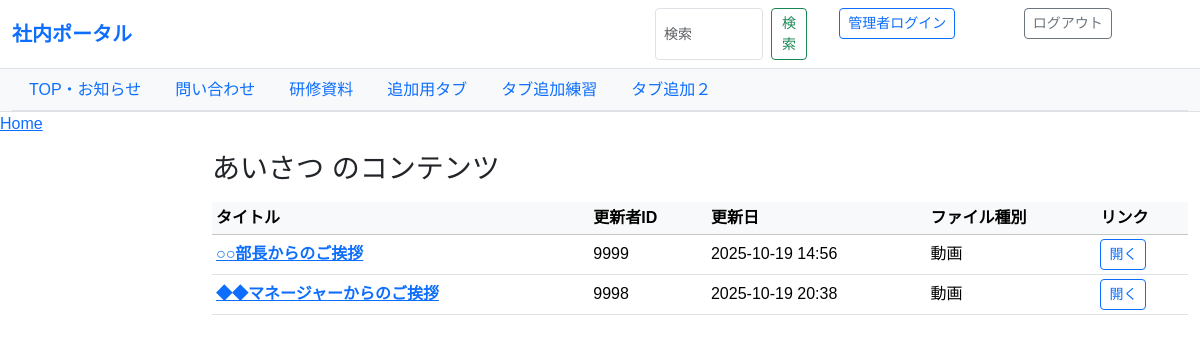
The page /contents/category/9/ on the database its author committed.
### share/models.py (models this page shows, shortened)
class Category(models.Model):
    id = models.AutoField(primary_key=True)
    name = models.CharField(
        verbose_name="カテゴリ名",
        max_length=100
    )
    parent_id = models.PositiveIntegerField(
        db_column="親カテゴリ",
        null=True, blank=True,
    )
    category_display_order_tabs = models.PositiveIntegerField(
        verbose_name="表示順(タブ)",
        null=True, blank=True,
    )
    category_display_order_leftmenues = models.PositiveIntegerField(
    verbose_name="表示順(左メニュー)",
    null=True, blank=True,
    )
    class Meta:
        db_table = "カテゴリ"
        verbose_name = "カテゴリ"
        verbose_name_plural = "カテゴリ"

class Content(models.Model):
    id = models.AutoField(primary_key=True)
    administrator = models.ForeignKey(
        Administrator,
        on_delete=models.CASCADE,
        db_column="管理者ID"
    )
    category = models.ForeignKey(
        Category,
        on_delete=models.CASCADE,
        db_column="カテゴリID"
    )
    contents_display_order = models.PositiveIntegerField(
        verbose_name="表示順(コンテンツ)",
        null=True, blank=True,
    )
    title = models.CharField(
        verbose_name="表示名称（タイトル）",
        max_length=200
    )
    description = models.TextField(
        verbose_name="概要説明",
        blank=True, null=True
    )
    updater_user_id = models.PositiveIntegerField(
        verbose_name="更新者ID",
    )
    updated_at = models.DateTimeField(
        verbose_name="更新日",
        auto_now=True
    )
    file_url = models.URLField(
        verbose_name="添付ファイル格納先URL",
        max_length=500,
        blank=True, null=True
    )
    file_type = models.CharField(
        verbose_name="ファイル種別",
        max_length=50
    )
    class Meta:
        db_table = "コンテンツ"
        verbose_name = "コンテンツ"
        verbose_name_plural = "コンテンツ"
    def __str__(self):
        return f"{self.id} {self.title}"

### share/views.py (the view)
# urls.py: path("contents/category/<int:category_id>/", views.contents_filtered_by_category, name="contents_filtered_by_category"),
def contents_filtered_by_category(request, category_id: int,):
    category = get_object_or_404(Category, id=category_id)
    contents_qs = (
        Content.objects
        .select_related("category")       # category.name をテンプレで使う前提
        .filter(category=category)
        .order_by("id") #表示順を追加
    )
    print("contents_qs=",contents_qs)
    template_name = "contents_filtered_by_category.html"
    return render(request, template_name, {
        "contents": contents_qs,     # 右側テーブル
        "category": category,
    })

### share/context_processors.py (called while the page is built)
def parent_categories(request):
    return {
        "parent_categories": Category.objects.filter(parent_id__isnull=True).order_by("category_display_order_tabs")
    }

def current_ids_processor(request):
    match = request.resolver_match
    if not match:
        return {}
    kwargs = match.kwargs
    return {
        "current_parent_id": kwargs.get("parent_id"),
        "current_category_id": kwargs.get("category_id"),
    }

### share/templates/contents_filtered_by_category.html (shortened to what this page needs)
{% extends "base.html" %}
{% block content %}
<h1 class="h3 mb-3">{{ category.name }} のコンテンツ</h1>
  <div class="table-responsive">
    <table class="table table-sm table-hover align-middle">
      <thead class="table-light">
        <tr>
          <th>タイトル</th>
          <th>更新者ID</th>
          <th>更新日</th>
          <th>ファイル種別</th>
          <th>リンク</th>
        </tr>
      </thead>
      <tbody>
        {% for c in contents %}
          <tr>
            <td>
              <a class="fw-semibold" href="{% url 'content_view' content_id=c.id %}">{{ c.title }}</a>
            </td>
            <td>{{ c.updater_user_id }}</td>
            <td>{{ c.updated_at|date:"Y-m-d H:i" }}</td>
            <td>{{ c.file_type }}</td>
            <td>
              {% if c.file_url %}
                <a class="btn btn-sm btn-outline-primary" href="{{ c.file_url }}" target="_blank" rel="noopener">開く</a>
              {% else %}
                <span class="text-muted">-</span>
              {% endif %}
            </td>
          </tr>
        {% empty %}
          <tr><td colspan="5" class="text-muted">コンテンツはありません</td></tr>
        {% endfor %}
      </tbody>
    </table>
  </div>
{% endblock %}

### share/templates/base.html (shortened to what this page needs)
<!DOCTYPE html>
<html lang="ja">
<head>
  <link href="https://cdn.jsdelivr.net/npm/bootstrap@5.3.3/dist/css/bootstrap.min.css" rel="stylesheet">
</head>
<body>
  <nav class="navbar navbar-expand-lg navbar-light bg-white border-bottom sticky-top">
    <div class="container-fluid d-flex justify-content-between align-items-center">
      <a class="navbar-brand fw-bold text-primary" href="{% url 'parent_contents_default' %}">社内ポータル</a>
        <div class="d-flex gap-2">
        <div class="container-fluid">
          <form class="d-flex" action="{% url 'search_results' %}" method="get">
            <input class="form-control form-control-sm me-2" type="search" name="q" placeholder="検索" aria-label="Search">
            <button class="btn btn-outline-success btn-sm" type="submit">検索</button>
          </form>
        </div>
        <div class="container-fluid">
          <form action="{% url 'login' %}" method="post">
            <input class="btn btn-outline-primary btn-sm" type="submit" value="管理者ログイン">
          </form>
        </div>
        <div class="container-fluid">
          <form action="{% url 'logout' %}" method="post">
            <input class="btn btn-outline-secondary btn-sm" type="submit" value="ログアウト">
          </form>
        </div>
      </div>
    </div>
  </nav>
  <div class="bg-light border-bottom">
    <div class="container-fluid">
      <ul class="nav nav-tabs">
        {% for cat in parent_categories %}
          <li class="nav-item">
            <a class="nav-link {% if parent and parent.id == cat.id %}active{% endif %}"
              href="{% url 'parent_contents' parent_id=cat.id %}">
              {{ cat.name }}
            </a>
          </li>
        {% empty %}
          <li class="nav-item text-muted small p-2">親カテゴリが未登録です</li>
        {% endfor %}
      </ul>
    </div>
  </div>
<nav aria-label="breadcrumb">
  <ol class="breadcrumb">
    <li class="breadcrumb-item"><a href={% url "parent_contents_default" %}>Home</a></li>
  </ol>
</nav>
  <main class="container-fluid my-3">
    <div class="row">
      <aside class="col-12 col-md-3 col-lg-2 mb-3">
      </aside>
      <section class="col-12 col-md-9 col-lg-10">
        {% block content %}{% endblock %}
      </section>
    </div>
  </main>
</body>
</html>

### share/templates/base.html (style rules this page uses)
body { font-family: "Noto Sans JP", "Hiragino Kaku Gothic ProN", "Meiryo", sans-serif; font-weight: 400; color: #212529; }

### rows shown on the page
Category: name "TOP・お知らせ"
Category: name "問い合わせ"
Category: name "研修資料"
Category: name "追加用タブ"
Category: name "タブ追加練習"
Category: name "タブ追加２"
Category: name "あいさつ"
Content: title "○○部長からのご挨拶", updater_user_id "9999", updated_at "2025-10-19 14:56", file_type "動画"
Content: title "◆◆マネージャーからのご挨拶", updater_user_id "9998", updated_at "2025-10-19 20:38", file_type "動画"
